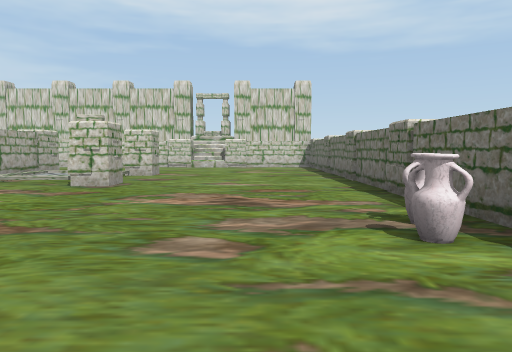
view 1 (above)

17 first-person views from a walk through a scene from a Unity 3-D project. The camera is 1.3 m above the floor, tilts 4° down and sees 70° across. The floor is counted in squares, 2 m on a side. Each view is taken from the middle of a square. On the plan, view 1 faces up. The plan holds only what a view shows up to about 11 squares ahead; the rest is blank. The place goes on beyond the plan. The player character is not drawn. Some animated figures are not drawn.

view 2
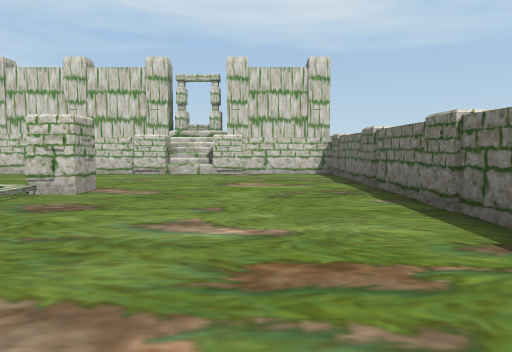

view 3
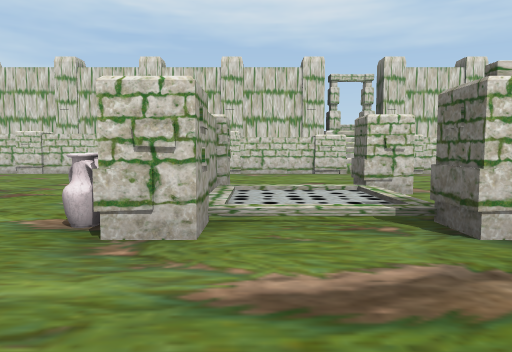

view 4
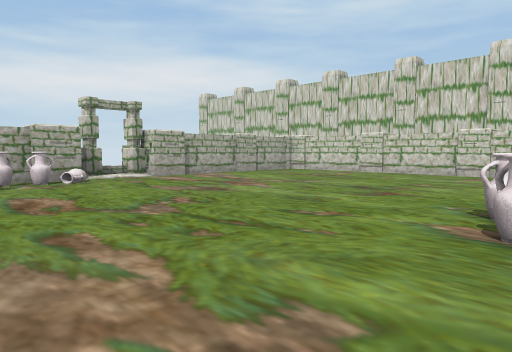

view 5
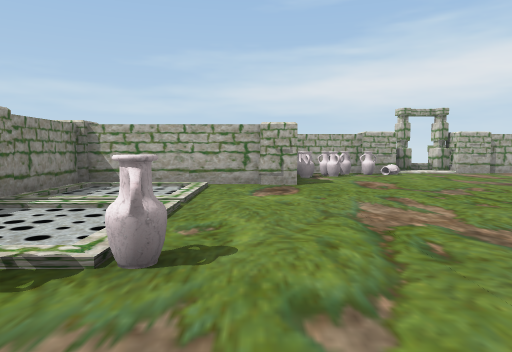

view 6
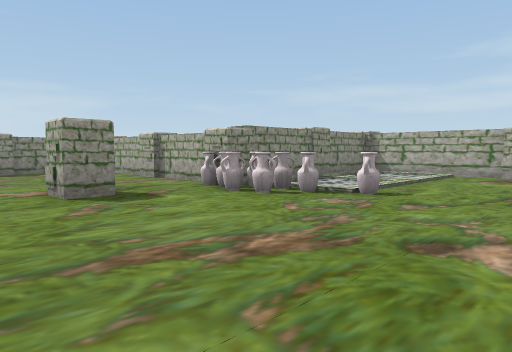

view 7
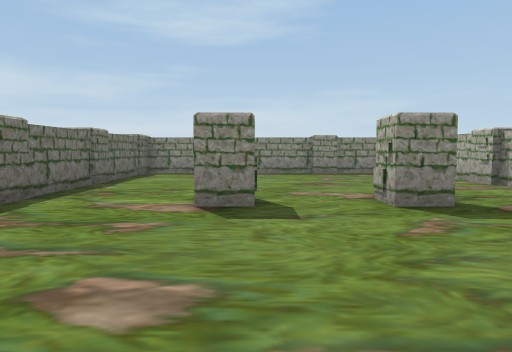

view 8
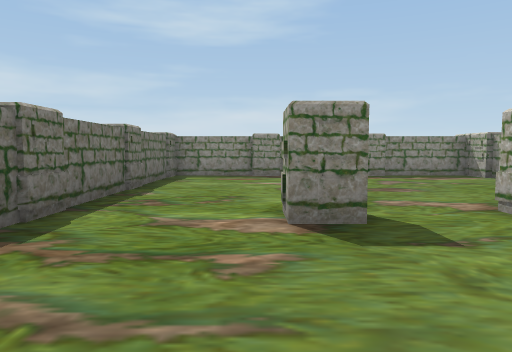

view 9
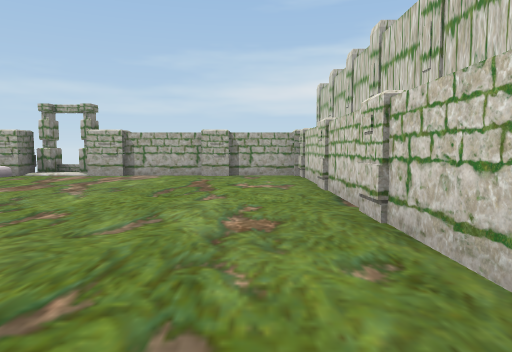

view 10
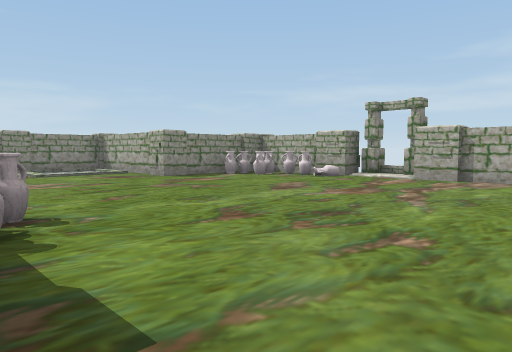

view 11
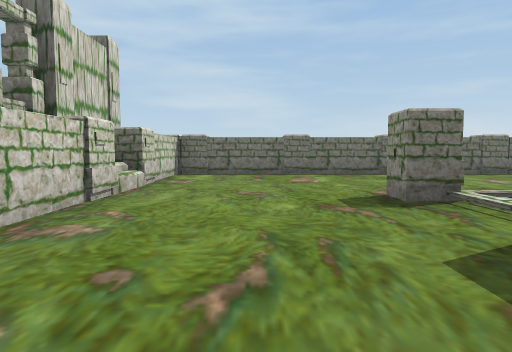

view 12
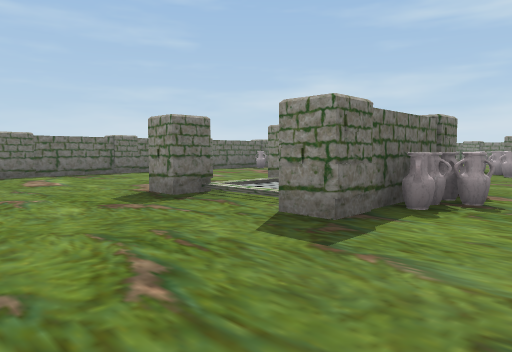

view 13
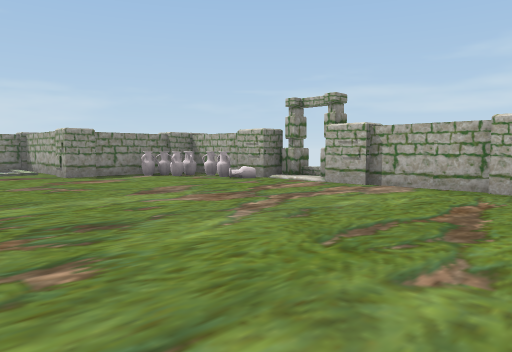

view 14
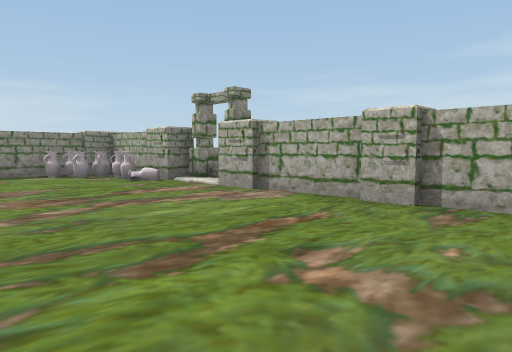

view 15
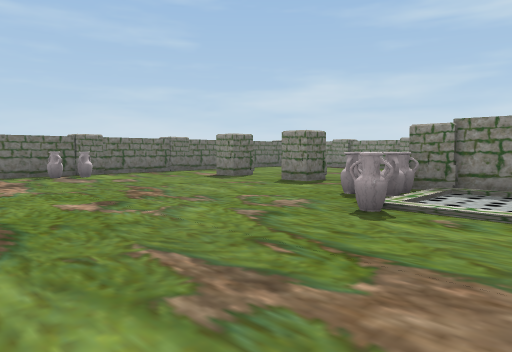

view 16
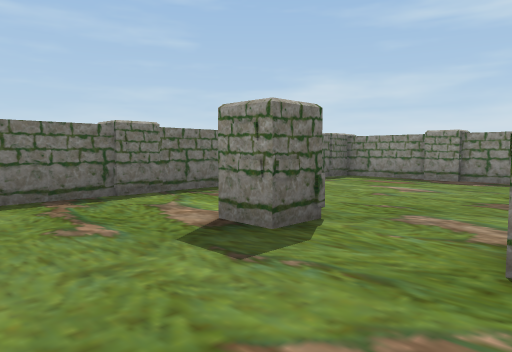

view 17
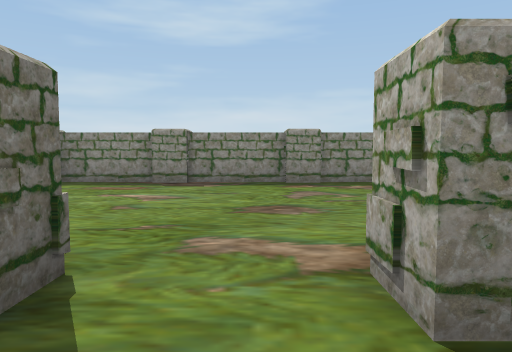

### Floor plan
Key: @ floor where view 1 was taken; # wall or solid block; . main floor; : floor 0.25 m higher than the main floor; / step, stairs or slope; ^ raised ledge; v drop or lower ground; A vase; O other object.
Columns run from 15 left of view 1 to 3 right of it. Each row starts with its distance up from view 1.
 16    #####    #/####
 15  ###########^/v###
 14 ##..........//#..##
 13 #.................#
 12 #.................#
 11 #.................#
 10 #........#..#.....#
  9 #........A::......#
  8 /.......AA::......#
  7 ##.......A..O.....#
  6 #A................#
  5 #AA...............#
  4 #OA...............#
  3    ##...........AA
  2     #////A.......##
  1     #    AA.......#
  0     #////AA....@..#
 -1     ######..#.#...#
 -2          #........#
 -3          #........#
 -4          #........#
 -5          #........#
 -6          #.......##
 -7          #########

Where each view was taken, in squares from view 1:
view 1: 0 up, 0 right, facing up
view 2: 4 up, 0 right, facing up
view 3: 4 up, 5 left, facing up
view 4: 4 up, 6 left, facing up-left
view 5: 3 up, 4 left, facing left
view 6: 5 up, 1 left, facing down-left
view 7: 4 up, 1 left, facing down
view 8: 3 up, 0 right, facing down
view 9: 13 up, 5 left, facing left
view 10: 12 up, 6 left, facing down-left
view 11: 12 up, 8 left, facing right
view 12: 13 up, 8 left, facing down-right
view 13: 13 up, 8 left, facing down-left
view 14: 14 up, 10 left, facing down-left
view 15: 6 up, 8 left, facing down-right
view 16: 2 up, 3 left, facing down-right
view 17: 1 up, 2 left, facing down
